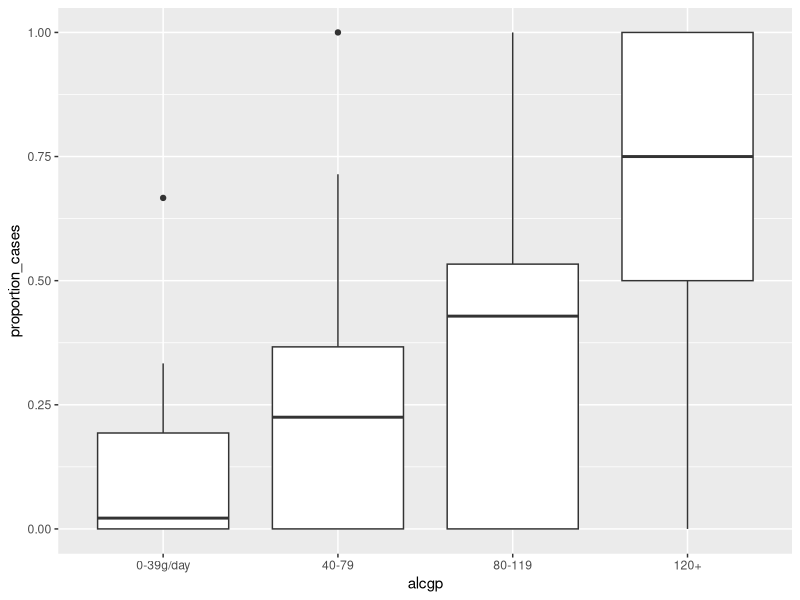

The R script that drew this image:
## ---- chunk 1
data(esoph)
head(esoph)
?esoph


library(ggplot2)

proportion_cases <- esoph$ncases / (esoph$ncases + esoph$ncontrols)
  
  
ggplot(esoph, aes(x = alcgp, y = proportion_cases)) + geom_boxplot()



